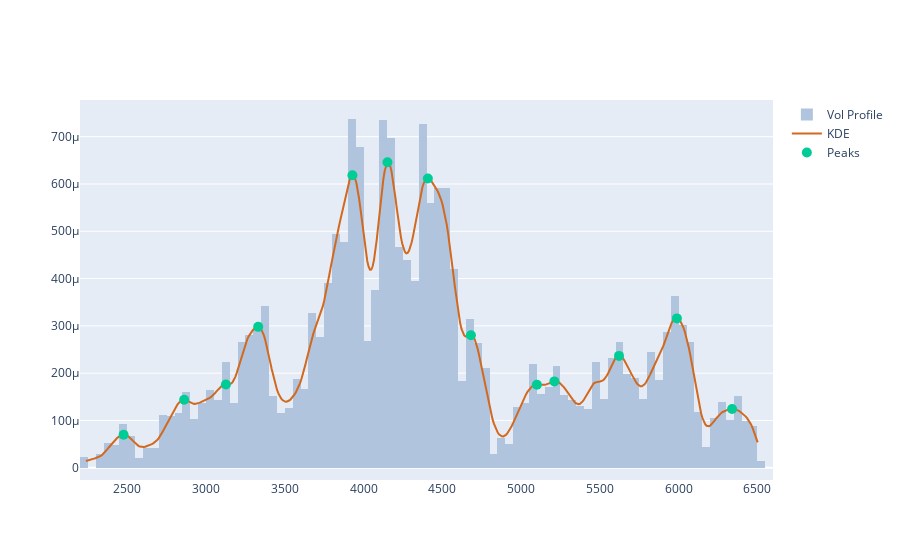

Notebook code cell kept with this figure:
### Markdown cell above
The Kernel Density Estimator (KDE) is a non-parametric method to estimate the probability density function of a continuous variable. It smooths the observed data using a kernel function, providing a continuous curve that represents the distribution of the data. KDE is useful for visualizing the underlying structure of the data, identifying modes, and comparing distributions.

### Code cell
# Volume Peaks
peaks,_ = signal.find_peaks(kdy)
pkx = xr[peaks]
pky = kdy[peaks]

pk_marker_args=dict(size=10)
fig = get_dist_plot(sp.Close, sp.Volume, xr, kdy)
fig.add_trace(go.Scatter(name="Peaks", x=pkx, y=pky, mode='markers', marker=pk_marker_args))

### Figure 1 — Plotly figure (JSON) as saved in the notebook; plotly's stock layout.template omitted (floating-point values rounded to 4 significant figures; data arrays with more than 128 entries replaced by an {"elided": "..."} marker saying what was removed)
{"data": [{"histfunc": "sum", "histnorm": "probability density", "marker": {"color": "#B0C4DE"}, "name": "Vol Profile", "nbinsx": 150, "type": "histogram", "x": {"elided": "1425 float values"}, "y": {"elided": "1425 float values"}}, {"marker": {"color": "#D2691E"}, "mode": "lines", "name": "KDE", "type": "scatter", "x": {"elided": "500 float values"}, "y": {"elided": "500 float values"}}, {"marker": {"size": 10}, "mode": "markers", "name": "Peaks", "type": "scatter", "x": [2477.0, 2861.0, 3126.0, 3331.0, 3930.0, 4152.0, 4408.0, 4682.0, 5100.0, 5211.0, 5622.0, 5989.0, 6339.0], "y": [6.994e-05, 0.0001438, 0.000176, 0.0002979, 0.0006185, 0.0006459, 0.0006115, 0.0002803, 0.0001755, 0.0001826, 0.0002365, 0.0003158, 0.0001243]}], "layout": {}}
